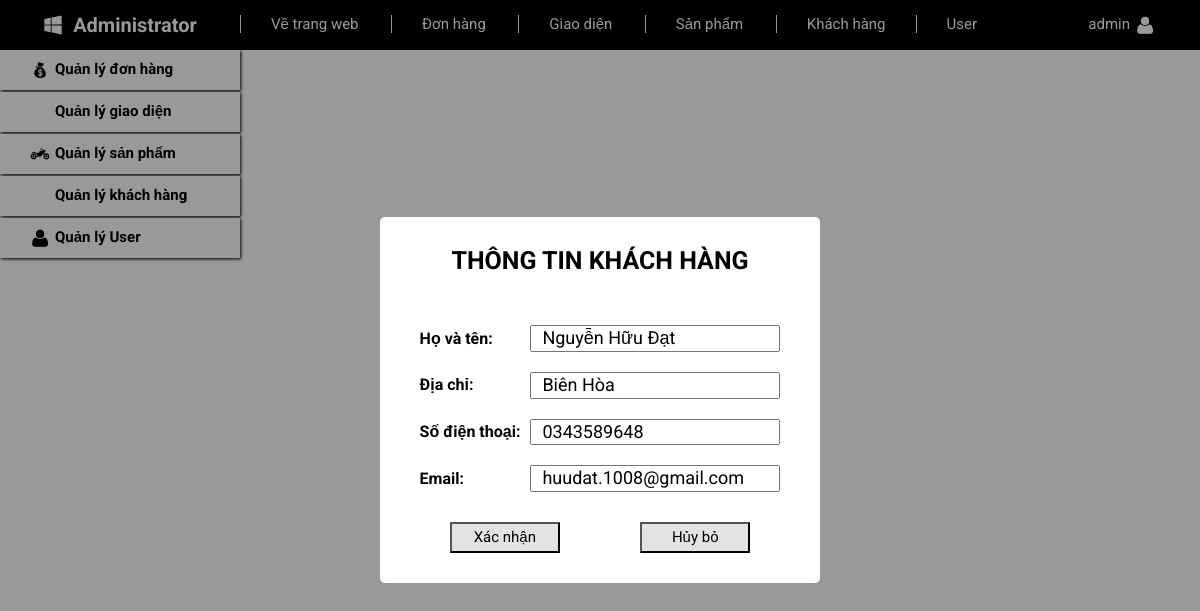
Page /Admin/customers/edit.php?id=17 (signed in) on the committed database.
### tables this page shows
CREATE TABLE `khachhang` (
  `MaKH` int(11) NOT NULL,
  `TenKH` varchar(50) NOT NULL,
  `DiaChi` varchar(50) NOT NULL,
  `Sdt` varchar(10) NOT NULL,
  `Email` varchar(30) NOT NULL
);

### Admin/customers/edit.php (the view, shortened to what this page needs)
<?php
    include ('../../INCLUDE/adminedit.php');
    include ('../../INCLUDE/connect.php');
    $user = $_SESSION['user'];
    if (isset($_GET['id']))
    {
        $id = $_GET['id'];
        $sql = 'select * from khachhang where MaKH = "'.$id.'"';
        $rs = mysqli_query($con, $sql);
        while ($r = mysqli_fetch_assoc($rs)){
            $tenkh = $r['TenKH'];
            $diachi = $r['DiaChi'];
            $sdt = $r['Sdt'];
            $email = $r['Email'];
        }
    }
    else
        header('location: ../customers.php');
?>
<!DOCTYPE html>
<html lang="en">
<head>
    <link rel="stylesheet" href="../../CSS/main.css">
    <link rel="stylesheet" href="../../CSS/add.css">
    <link rel="stylesheet" href="../../CSS/adindex.css">
</head>
<body>
    <?php
        echo $adheader;
        if($user == 'admin')
        {
            echo '<a href="user.php" class="admin-header-center-link">User</a>';
        }
        echo $adheader1.$user.$adheader2;
        echo $adbody;
        if($user == 'admin')
        {
        echo '<a href="user.php" class="body-left-group">
                <img src="../../IMG/user.png" alt="" class="body-left-group-icon">
                <span class="body-left-group-title">Quản lý User</span>
            </a>';
        }
        echo $adbody1;
    ?>
    <div class="modal">
        <div class="modal-body">
            <form name="frm" method="post" action="">
                <div class="modal-body-title">
                    <span class="modal-body-title-name">thông tin khách hàng</span>
                </div>
                <div class="modal-body-main">
                    <div class="modal-body-group">
                        <span class="modal-body-label">Họ và tên:</span>
                        <input class="modal-body-input" type="text" name="tenkh" id="tenkh" value="<?php if(isset($tenkh)) echo $tenkh; ?>"></input>
                    </div>
                    <div class="modal-body-group">
                        <span class="modal-body-label">Địa chỉ:</span>
                        <input class="modal-body-input" type="text" name="diachi" id="diachi" value="<?php if(isset($diachi)) echo $diachi; ?>"></input>
                    </div>
                    <div class="modal-body-group">
                        <span class="modal-body-label">Số điện thoại:</span>
                        <input class="modal-body-input" type="text" name="sdt" id="sdt" value="<?php if(isset($sdt)) echo $sdt; ?>"></input>
                    </div>
                    <div class="modal-body-group">
                        <span class="modal-body-label">Email:</span>
                        <input class="modal-body-input" type="text" name="email" id="email" value="<?php if(isset($email)) echo $email; ?>"></input>
                    </div>
                    <div class="modal-body-btn">
                        <input type="submit" name="sua" id="sua" value="Xác nhận" onclick="" />
                        <input type="submit" name="huybo" id="huybo" value="Hủy bỏ" onclick="" />
                    </div>
                </div>
            </form>
        </div>
    </div>
</body>
</html>

### CSS/main.css (style rules this page uses)
html { line-height:1.15;-webkit-text-size-adjust:100% }
body { margin:0 }
a { background-color:transparent }
img { border-style:none }
button,input,optgroup,select,textarea { font-family:inherit;font-size:100%;line-height:1.15;margin:0 }
button,input { overflow:visible }
[type=button],[type=reset],[type=submit],button { -webkit-appearance:button }
* { box-sizing: inherit; }
html { font-size: 62.5%; font-family: 'Roboto', sans-serif; box-sizing: border-box; background-color: black; }
.modal { position: fixed; top: 0; bottom: 0; left: 0; right: 0; z-index: 1001; display: none; }
.modal-body { width: auto; height: auto; background-color: white; margin: auto; position: relative; border-radius: 5px; animation: growth linear 0.1s; }

### CSS/add.css (style rules this page uses)
html { background-color: white; }
.modal { display: flex; }
.modal-body-title { display: flex; justify-content: center; margin-top: 30px; }
.modal-body-title-name { font-size: 2.5rem; font-weight: bold; text-transform: uppercase; }
.modal-body-main { display: flex; flex-direction: column; justify-content: center; margin-top: 30px; }
.modal-body-group { font-size: 1.6rem; margin: 20px 40px 0 40px; display: flex; align-items: center; justify-content: space-between; }
.modal-body-label { font-weight: bold; margin-right: 10px; }
.modal-body-input { width: 250px; font-size: 1.8rem; padding-left: 10px; }
.modal-body-btn { display: flex; justify-content: space-around; margin: 30px; }
.modal-body-btn input { width: 110px; font-size: 1.5rem; padding: 5px; background-color: #E3E3E3; cursor: pointer; }

### CSS/adindex.css (style rules this page uses)
html { background-color: white; }
html a { text-decoration: none; }
.admin-header-center-link { color: white; font-size: 1.5rem; padding: 0 30px; border-left: white solid 1px; }
.body-left-group { display: flex; align-items: center; height: 40px; background-color: #ffffff; margin-bottom: 2px; box-shadow: black 1px 1px 3px; }
.body-left-group-icon { width: 20px; margin: 0 5px 0 30px }
.body-left-group-title { font-size: 1.5rem; color: black; font-weight: bold; }

### rows in the picture
khachhang: tenkh "Nguyễn Hữu Đạt", diachi "Biên Hòa", sdt "0343589648", email "huudat.1008@gmail.com"

### other values in the picture
$user "admin"
